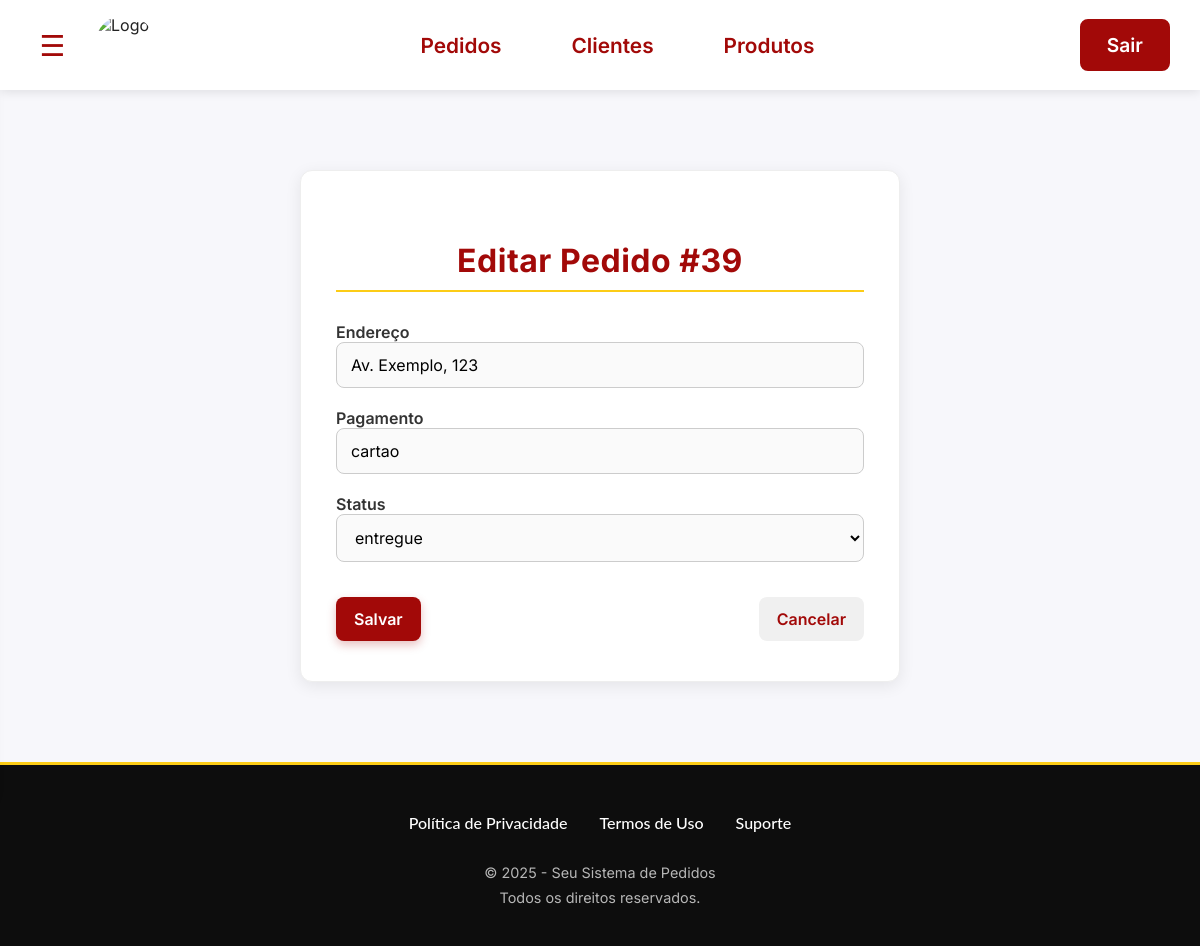
The app's page /frontend/Admin/editar_pedido.php?id=39 (signed in) with its own data.
### tables this page shows
CREATE TABLE `pedidos` (
  `id` int(11) NOT NULL,
  `usuario_id` int(11) NOT NULL,
  `itens` text NOT NULL,
  `endereco` text NOT NULL,
  `pagamento` varchar(50) NOT NULL,
  `criado_em` timestamp NOT NULL DEFAULT current_timestamp(),
  `status` varchar(20) NOT NULL DEFAULT 'pendente'
);

### backend/config/DatabaseManager.php (called while the page is built, shortened)
<?php
class DatabaseManager extends Conectar
{
    public function getPedidoById($pedidoId)
    {
        try {
            $sql = "SELECT p.*, u.username as cliente_nome FROM pedidos p LEFT JOIN users u ON p.usuario_id = u.id WHERE p.id = :id";
            $stmt = $this->prepare($sql);
            $stmt->bindParam(':id', $pedidoId, PDO::PARAM_INT);
            $stmt->execute();
            $pedido = $stmt->fetch(PDO::FETCH_ASSOC);
            if ($pedido) {
                $itens = json_decode($pedido['itens'], true);
                if (is_array($itens)) {
                    $pedido['itens_array'] = $itens;
                    $total = 0;
                    foreach ($itens as $item) {
                        $preco = isset($item['preco']) ? floatval($item['preco']) : 0;
                        $qtd = isset($item['quantidade']) ? intval($item['quantidade']) : 1;
                        $total += $preco * $qtd;
                    }
                    $pedido['total'] = $total;
                } else {
                    $pedido['itens_array'] = explode(',', $pedido['itens']);
                    $pedido['total'] = null;
                }
            }
            return $pedido;
        } catch (Exception $e) {
            error_log('Erro getPedidoById: ' . $e->getMessage());
            return false;
        }
    }
}
?>

### frontend/Admin/editar_pedido.php (the view, shortened to what this page needs)
<?php
include_once '../../backend/config/DatabaseManager.php';
$db = new DatabaseManager();
$id = $_GET['id'] ?? null;
$pedido = $db->getPedidoById(intval($id));
?>
<!DOCTYPE html>
<html lang="pt-br">
<head>
    <link rel="stylesheet" href="pedidos.css">
</head>
<body>
    <header>
        <div class="header-left">
            <button class="btn-menu-lateral" id="btn-menu">&#9776;</button>
            <div class="logo-container">
                <img src="../assets/logo.png" alt="Logo" class="logo">
            </div>
        </div>
        <div class="header-center">
            <a href="pedidos.php" class="menu-item">Pedidos</a>
            <a href="clientes.php" class="menu-item">Clientes</a>
            <a href="produtos.php" class="menu-item">Produtos</a>
        </div>
        <a href="logout.php" class="btn-conta">Sair</a>
    </header>
    <main>
        <div class="editar-pedido-container">
            <h1>Editar Pedido #<?php echo htmlspecialchars($pedido['id']); ?></h1>
            <form method="POST" action="../../backend/controllers/admin_edit_pedido_form.php">
                <div>
                    <label>Endereço</label>
                    <input type="text" name="endereco" value="<?php echo htmlspecialchars($pedido['endereco']); ?>" required>
                </div>
                <div>
                    <label>Pagamento</label>
                    <input type="text" name="pagamento" value="<?php echo htmlspecialchars($pedido['pagamento']); ?>" required>
                </div>
                <div>
                    <label>Status</label>
                    <select name="status" required>
                        <?php
                        $statuses = ['pendente', 'preparando', 'pronto', 'em_entrega', 'entregue', 'cancelado', 'oculto'];
                        foreach ($statuses as $status) {
                            $selected = $pedido['status'] === $status ? 'selected' : '';
                            echo "<option value='$status' $selected>$status</option>";
                        }
                        ?>
                    </select>
                </div>
                <div class="editar-pedido-botoes">
                    <button type="submit">Salvar</button>
                    <a href="pedidos.php">Cancelar</a>
                </div>
            </form>
        </div>
    </main>
    <footer>
        <div class="footer-container">
            <div class="footer-links">
                <a href="#">Política de Privacidade</a>
                <a href="#">Termos de Uso</a>
                <a href="#">Suporte</a>
            </div>
            <div class="footer-bottom">
                <p>&copy; <?php echo date('Y'); ?> - Seu Sistema de Pedidos</p>
                <p>Todos os direitos reservados.</p>
            </div>
        </div>
    </footer>
</body>
</html>

### frontend/Admin/pedidos.css (style rules this page uses)
* { margin: 0; padding: 0; box-sizing: border-box; font-family: 'Inter', sans-serif; }
body { font-family: 'Segoe UI', Arial, sans-serif; background: #f7f7fb; margin: 0; color: #222; }
:root { --cor-primaria: #a20908; --cor-secundaria: #f40919; --cor-amarelo: #fccc16; --cor-dourado: #fabb18; --cor-branco: #ffffff; --cor-preto: #000000; --cor-cinza: #f5f5f5; --cor-cinza-escuro: #333333; }
a { text-decoration: none; }
header { background: var(--cor-branco); width: 100%; padding: 15px 30px; display: flex; align-items: center; justify-content: space-between; position: sticky; top: 0; z-index: 1000; box-shadow: 0 2px 10px rgba(0,0,0,0.1); min-height: 80px; }
.header-left { display: flex; align-items: center; gap: 20px; }
.btn-menu-lateral { background: none; border: none; font-size: 1.8rem; cursor: pointer; color: var(--cor-primaria); padding: 8px; border-radius: 50%; transition: all 0.3s ease; width: 45px; height: 45px; display: flex; align-items: center; justify-content: center; }
.logo-container { display: flex; align-items: center; }
.logo { width: 60px; height: 60px; border-radius: 60%; object-fit: cover; }
.header-center { display: flex; align-items: center; gap: 40px; }
.menu-item { font-size: 1.3rem; font-weight: 600; color: var(--cor-primaria); cursor: pointer; padding: 10px 15px; border-radius: 8px; transition: all 0.3s ease; position: relative; }
.btn-conta { background-color: var(--cor-primaria); color: var(--cor-branco); padding: 12px 25px; border: 2px solid var(--cor-primaria); border-radius: 8px; font-size: 1.2rem; font-weight: 600; cursor: pointer; transition: all 0.3s ease; text-decoration: none; }
main { margin-left: 5%; margin-right: 5%; }
h1 { text-align: center; margin-top: 30px; color: var(--cor-primaria); font-size: 2.2rem; font-weight: 700; margin-bottom: 50px; }
footer { background: rgba(0, 0, 0, 0.95); padding: 3rem 2rem 2rem; border-top: 3px solid var(--cor-amarelo); margin-top: 4rem; }
.footer-container { max-width: 1400px; margin: 0 auto; text-align: center; }
.footer-links { display: flex; justify-content: center; gap: 2rem; margin-bottom: 2rem; flex-wrap: wrap; }
.footer-links a { color: var(--cor-branco); text-decoration: none; font-weight: 500; transition: color 0.3s ease; position: relative; font-family: 'Lato', sans-serif; }
.footer-bottom { color: rgba(255, 255, 255, 0.7); font-size: 0.9rem; font-family: 'Lato', sans-serif; }
.footer-bottom p { margin-bottom: 0.5rem; }
.editar-pedido-container { background: var(--cor-branco); max-width: 600px; margin: 80px auto; padding: 40px 35px; border-radius: 12px; box-shadow: 0 4px 16px rgba(0,0,0,0.08); border: 1px solid #eee; }
.editar-pedido-container h1 { text-align: center; font-size: 2rem; font-weight: 700; color: var(--cor-primaria); margin-bottom: 30px; border-bottom: 2px solid var(--cor-amarelo); padding-bottom: 10px; letter-spacing: 0.5px; }
.editar-pedido-container form { display: flex; flex-direction: column; gap: 20px; }
.editar-pedido-container label { font-weight: 600; color: var(--cor-cinza-escuro); margin-bottom: 5px; }
.editar-pedido-container input[type="text"], .editar-pedido-container select { width: 100%; padding: 12px 14px; font-size: 1rem; border: 1px solid #ccc; border-radius: 8px; transition: all 0.3s ease; background: #fafafa; }
.editar-pedido-container button { background-color: var(--cor-primaria); color: var(--cor-branco); border: none; padding: 12px 18px; border-radius: 8px; font-size: 1rem; font-weight: 600; cursor: pointer; transition: all 0.3s ease; box-shadow: 0 4px 10px rgba(162, 9, 8, 0.25); }
.editar-pedido-container a { display: inline-block; text-align: center; color: var(--cor-primaria); background: #f0f0f0; padding: 12px 18px; border-radius: 8px; font-weight: 600; transition: all 0.2s ease; }
.editar-pedido-botoes { display: flex; justify-content: space-between; align-items: center; gap: 15px; margin-top: 15px; }

### records on screen
pedidos: id "39", endereco "Av. Exemplo, 123", pagamento "cartao"

### other values on screen
form field status "entregue"
